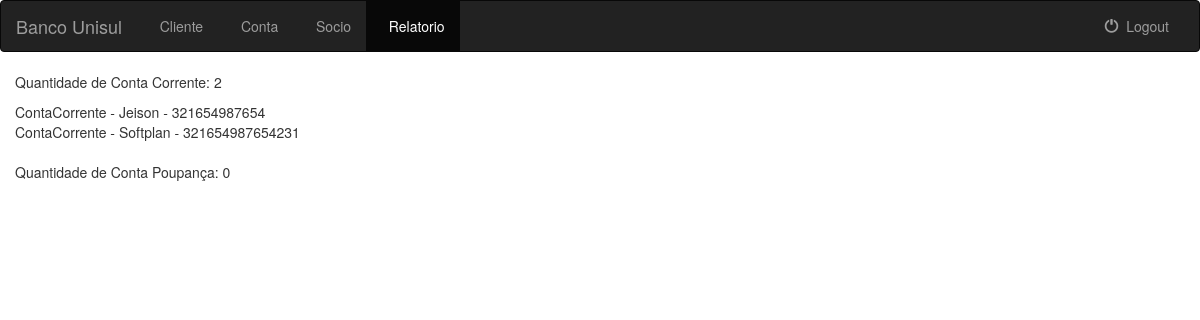
Before: /totalcontas/ (signed in) with the older database file.
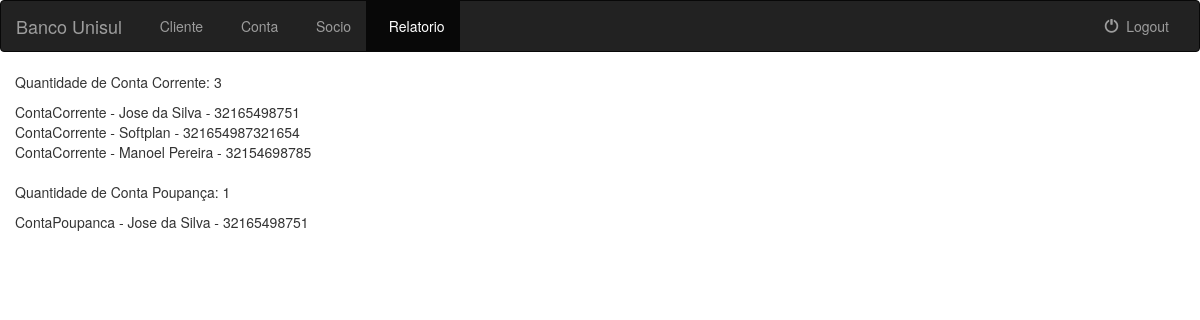
After: the same page with the newer database file.
### banco_unisul/models.py (models this page shows, shortened)
class Conta(models.Model):
    TIPO_CONTA = (
        (1, 'ContaCorrente'),
        (2, 'ContaPoupanca'),
    )
    agencia = models.ForeignKey(Agencia, on_delete=models.CASCADE)
    cliente = models.ForeignKey(Cliente, on_delete=models.CASCADE)
    tpconta = models.IntegerField("Tipo da Conta", choices=TIPO_CONTA)
    saldo = models.IntegerField()
    chespecial = models.IntegerField("Limite cheque especial")
    flespecial = models.BooleanField("Utiliza cheque especial")
    class META:
        unique_together = (("cliente", "tpconta"),)
    def __str__(self):
        try:
            return self.get_tpconta_display() + ' - ' + self.cliente.nome + ' - ' + ClientePF.objects.get(id=self.cliente.id).CPF
        except:
            return self.get_tpconta_display() + ' - ' + self.cliente.nome + ' - ' + ClientePJ.objects.get(id=self.cliente.id).CNPJ

class Cliente(models.Model):
    nome = models.CharField(max_length=200)
    endereco = models.CharField(max_length=200)
    class META:
        abstract = True

class ClientePF(Cliente):
    CPF = models.CharField(max_length=11, unique=True)
    dtnascimento = models.DateField("Data de Nascimento")

class ClientePJ(Cliente):
    CNPJ = models.CharField(max_length=30, unique=True)

### banco_unisul/views.py (the view)
# urls.py: url(r'^totalcontas/$', views.TotalContasView.as_view(), name='totalcontas'),
class TotalContasView(LoginRequiredMixin, generic.ListView):
    model = Trasnferencia
    template_name = 'banco_unisul/totalcontas.html'
    context_object_name = 'conta'
    def get_queryset(self):
        return Conta.objects.all().order_by('tpconta')
    def get_context_data(self, **kwargs):
        context = super(TotalContasView, self).get_context_data(**kwargs)
        context['CC'] = Conta.objects.all().order_by('tpconta').filter(tpconta=1).count()
        context['CP'] = Conta.objects.all().order_by('tpconta').filter(tpconta=2).count()
        return context

### templates/banco_unisul/totalcontas.html (shortened to what this page needs)
{% extends 'banco_unisul/bancointero.html' %}
{% block relatorio %}active{% endblock %}
{% block body %}
    <div class="container-fluid">
        {% if CC >= 1 %}
            <p>
                Quantidade de Conta Corrente: {{ CC }}
            </p>
            {% for c in conta %}
                {% if c.tpconta == 1 %}
                    {{ c }}<br>
                {% endif %}
            {% endfor %}
            <br>
        {% endif %}
        {% if CC >= 1 %}
            <p>
                Quantidade de Conta Poupança: {{ CP }}
            </p>
            {% for c in conta %}
                {% if c.tpconta == 2 %}
                    {{ c }}<br>
                {% endif %}
            {% endfor %}
        {% endif %}
    </div>
{% endblock %}

Changed rows visible on the page:
changed Conta: tpconta+cliente "ContaCorrente - Jeison - 321654987654" → "ContaCorrente - Jose da Silva - 32165498751"
changed Conta: tpconta+cliente "ContaCorrente - Softplan - 321654987654231" → "ContaCorrente - Softplan - 321654987321654"
added Conta: tpconta+cliente "ContaCorrente - Manoel Pereira - 32154698785"
added Conta: tpconta+cliente "ContaPoupanca - Jose da Silva - 32165498751"
Other visible differences:
{{ CC }}: "2" → "3"
{{ CP }}: "0" → "1"
